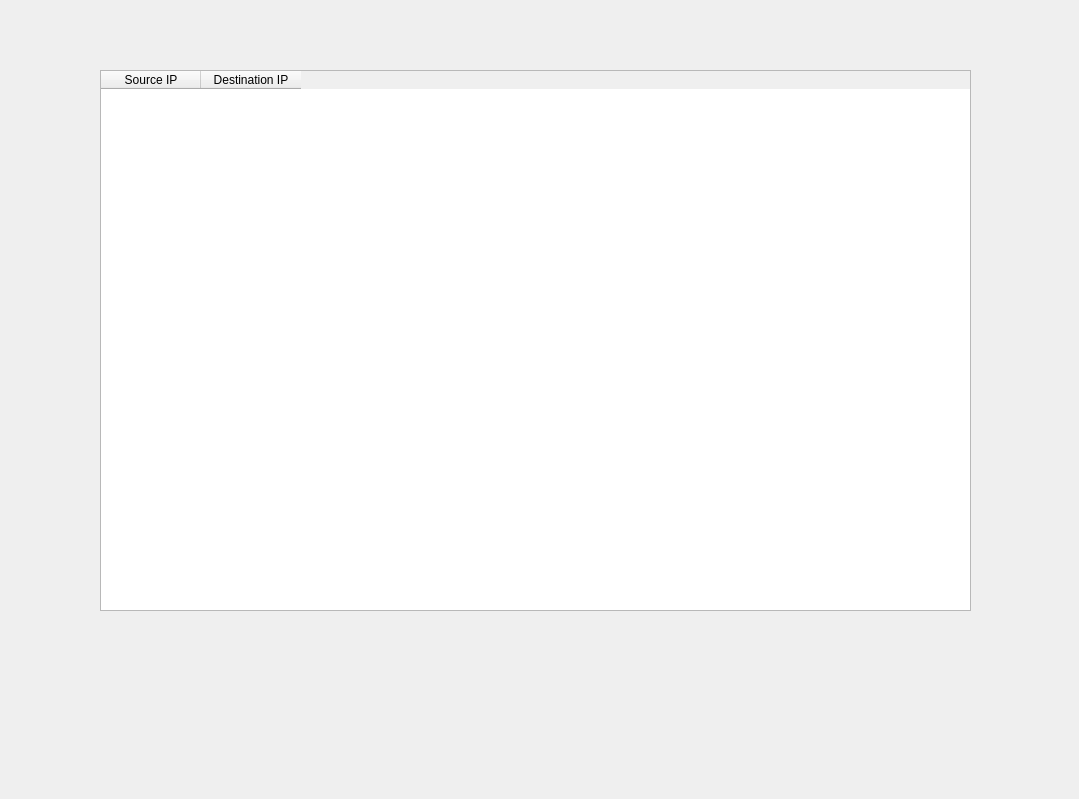
<?xml version="1.0" encoding="UTF-8"?>
<ui version="4.0">
 <class>Dialog</class>
 <widget class="QDialog" name="Dialog">
  <property name="geometry">
   <rect>
    <x>0</x>
    <y>0</y>
    <width>1079</width>
    <height>799</height>
   </rect>
  </property>
  <property name="windowTitle">
   <string>Dialog</string>
  </property>
  <widget class="QTableWidget" name="tableWidget">
   <property name="geometry">
    <rect>
     <x>100</x>
     <y>70</y>
     <width>871</width>
     <height>541</height>
    </rect>
   </property>
   <column>
    <property name="text">
     <string>Source IP</string>
    </property>
   </column>
   <column>
    <property name="text">
     <string>Destination IP</string>
    </property>
   </column>
  </widget>
 </widget>
 <resources/>
 <connections/>
</ui>
